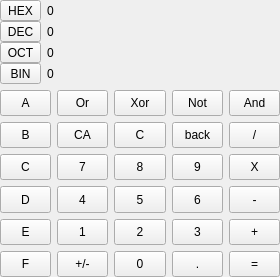
<?xml version="1.0" encoding="UTF-8"?>
<ui version="4.0">
 <class>ProgrammerControlPanel</class>
 <widget class="QWidget" name="ProgrammerControlPanel">
  <property name="geometry">
   <rect>
    <x>0</x>
    <y>0</y>
    <width>280</width>
    <height>277</height>
   </rect>
  </property>
  <property name="windowTitle">
   <string>ProgrammerControlPanel</string>
  </property>
  <layout class="QVBoxLayout" name="verticalLayout_2" stretch="1,3">
   <property name="leftMargin">
    <number>0</number>
   </property>
   <property name="topMargin">
    <number>0</number>
   </property>
   <property name="rightMargin">
    <number>0</number>
   </property>
   <property name="bottomMargin">
    <number>0</number>
   </property>
   <item>
    <layout class="QHBoxLayout" name="radixDisplayLayout">
     <item>
      <layout class="QGridLayout" name="gridLayout">
       <property name="verticalSpacing">
        <number>0</number>
       </property>
       <item row="2" column="0">
        <widget class="QToolButton" name="buttonOct">
         <property name="sizePolicy">
          <sizepolicy hsizetype="Preferred" vsizetype="Fixed">
           <horstretch>0</horstretch>
           <verstretch>0</verstretch>
          </sizepolicy>
         </property>
         <property name="text">
          <string>OCT</string>
         </property>
        </widget>
       </item>
       <item row="0" column="0">
        <widget class="QToolButton" name="buttonHex">
         <property name="sizePolicy">
          <sizepolicy hsizetype="Preferred" vsizetype="Fixed">
           <horstretch>0</horstretch>
           <verstretch>0</verstretch>
          </sizepolicy>
         </property>
         <property name="text">
          <string>HEX</string>
         </property>
        </widget>
       </item>
       <item row="3" column="0">
        <widget class="QToolButton" name="buttonBin">
         <property name="sizePolicy">
          <sizepolicy hsizetype="Preferred" vsizetype="Fixed">
           <horstretch>0</horstretch>
           <verstretch>0</verstretch>
          </sizepolicy>
         </property>
         <property name="text">
          <string>BIN</string>
         </property>
        </widget>
       </item>
       <item row="1" column="0">
        <widget class="QToolButton" name="buttonDec">
         <property name="sizePolicy">
          <sizepolicy hsizetype="Preferred" vsizetype="Fixed">
           <horstretch>0</horstretch>
           <verstretch>0</verstretch>
          </sizepolicy>
         </property>
         <property name="text">
          <string>DEC</string>
         </property>
        </widget>
       </item>
       <item row="0" column="1">
        <widget class="QLabel" name="labelHex">
         <property name="sizePolicy">
          <sizepolicy hsizetype="MinimumExpanding" vsizetype="Preferred">
           <horstretch>0</horstretch>
           <verstretch>0</verstretch>
          </sizepolicy>
         </property>
         <property name="text">
          <string>0</string>
         </property>
        </widget>
       </item>
       <item row="1" column="1">
        <widget class="QLabel" name="labelDec">
         <property name="sizePolicy">
          <sizepolicy hsizetype="MinimumExpanding" vsizetype="Preferred">
           <horstretch>0</horstretch>
           <verstretch>0</verstretch>
          </sizepolicy>
         </property>
         <property name="text">
          <string>0</string>
         </property>
        </widget>
       </item>
       <item row="2" column="1">
        <widget class="QLabel" name="labelOct">
         <property name="sizePolicy">
          <sizepolicy hsizetype="Expanding" vsizetype="Preferred">
           <horstretch>0</horstretch>
           <verstretch>0</verstretch>
          </sizepolicy>
         </property>
         <property name="text">
          <string>0</string>
         </property>
        </widget>
       </item>
       <item row="3" column="1">
        <widget class="QLabel" name="labelBin">
         <property name="sizePolicy">
          <sizepolicy hsizetype="Expanding" vsizetype="Preferred">
           <horstretch>0</horstretch>
           <verstretch>0</verstretch>
          </sizepolicy>
         </property>
         <property name="text">
          <string>0</string>
         </property>
        </widget>
       </item>
      </layout>
     </item>
    </layout>
   </item>
   <item>
    <layout class="QGridLayout" name="mainGridLayout">
     <item row="0" column="4">
      <widget class="QToolButton" name="toolButton_And">
       <property name="sizePolicy">
        <sizepolicy hsizetype="MinimumExpanding" vsizetype="MinimumExpanding">
         <horstretch>0</horstretch>
         <verstretch>0</verstretch>
        </sizepolicy>
       </property>
       <property name="text">
        <string>And</string>
       </property>
      </widget>
     </item>
     <item row="0" column="0">
      <widget class="QToolButton" name="toolButton_A">
       <property name="sizePolicy">
        <sizepolicy hsizetype="MinimumExpanding" vsizetype="MinimumExpanding">
         <horstretch>0</horstretch>
         <verstretch>0</verstretch>
        </sizepolicy>
       </property>
       <property name="text">
        <string>A</string>
       </property>
      </widget>
     </item>
     <item row="0" column="3">
      <widget class="QToolButton" name="toolButton_Not">
       <property name="sizePolicy">
        <sizepolicy hsizetype="MinimumExpanding" vsizetype="MinimumExpanding">
         <horstretch>0</horstretch>
         <verstretch>0</verstretch>
        </sizepolicy>
       </property>
       <property name="text">
        <string>Not</string>
       </property>
      </widget>
     </item>
     <item row="0" column="2">
      <widget class="QToolButton" name="toolButton_Xor">
       <property name="sizePolicy">
        <sizepolicy hsizetype="MinimumExpanding" vsizetype="MinimumExpanding">
         <horstretch>0</horstretch>
         <verstretch>0</verstretch>
        </sizepolicy>
       </property>
       <property name="text">
        <string>Xor</string>
       </property>
      </widget>
     </item>
     <item row="0" column="1">
      <widget class="QToolButton" name="toolButton_Or">
       <property name="sizePolicy">
        <sizepolicy hsizetype="MinimumExpanding" vsizetype="MinimumExpanding">
         <horstretch>0</horstretch>
         <verstretch>0</verstretch>
        </sizepolicy>
       </property>
       <property name="text">
        <string>Or</string>
       </property>
      </widget>
     </item>
     <item row="1" column="3">
      <widget class="QToolButton" name="toolButton_Backspace">
       <property name="sizePolicy">
        <sizepolicy hsizetype="MinimumExpanding" vsizetype="MinimumExpanding">
         <horstretch>0</horstretch>
         <verstretch>0</verstretch>
        </sizepolicy>
       </property>
       <property name="text">
        <string>back</string>
       </property>
      </widget>
     </item>
     <item row="1" column="0">
      <widget class="QToolButton" name="toolButton_B">
       <property name="sizePolicy">
        <sizepolicy hsizetype="MinimumExpanding" vsizetype="MinimumExpanding">
         <horstretch>0</horstretch>
         <verstretch>0</verstretch>
        </sizepolicy>
       </property>
       <property name="text">
        <string>B</string>
       </property>
      </widget>
     </item>
     <item row="1" column="1">
      <widget class="QToolButton" name="toolButton_ClearAll">
       <property name="sizePolicy">
        <sizepolicy hsizetype="MinimumExpanding" vsizetype="MinimumExpanding">
         <horstretch>0</horstretch>
         <verstretch>0</verstretch>
        </sizepolicy>
       </property>
       <property name="text">
        <string>CA</string>
       </property>
      </widget>
     </item>
     <item row="1" column="2">
      <widget class="QToolButton" name="toolButton_Clear">
       <property name="sizePolicy">
        <sizepolicy hsizetype="MinimumExpanding" vsizetype="MinimumExpanding">
         <horstretch>0</horstretch>
         <verstretch>0</verstretch>
        </sizepolicy>
       </property>
       <property name="text">
        <string>C</string>
       </property>
      </widget>
     </item>
     <item row="1" column="4">
      <widget class="QToolButton" name="toolButton_Div">
       <property name="sizePolicy">
        <sizepolicy hsizetype="MinimumExpanding" vsizetype="MinimumExpanding">
         <horstretch>0</horstretch>
         <verstretch>0</verstretch>
        </sizepolicy>
       </property>
       <property name="text">
        <string>/</string>
       </property>
      </widget>
     </item>
     <item row="2" column="0">
      <widget class="QToolButton" name="toolButton_C">
       <property name="sizePolicy">
        <sizepolicy hsizetype="MinimumExpanding" vsizetype="MinimumExpanding">
         <horstretch>0</horstretch>
         <verstretch>0</verstretch>
        </sizepolicy>
       </property>
       <property name="text">
        <string>C</string>
       </property>
      </widget>
     </item>
     <item row="2" column="2">
      <widget class="QToolButton" name="toolButton_8">
       <property name="sizePolicy">
        <sizepolicy hsizetype="MinimumExpanding" vsizetype="MinimumExpanding">
         <horstretch>0</horstretch>
         <verstretch>0</verstretch>
        </sizepolicy>
       </property>
       <property name="text">
        <string>8</string>
       </property>
      </widget>
     </item>
     <item row="2" column="3">
      <widget class="QToolButton" name="toolButton_9">
       <property name="sizePolicy">
        <sizepolicy hsizetype="MinimumExpanding" vsizetype="MinimumExpanding">
         <horstretch>0</horstretch>
         <verstretch>0</verstretch>
        </sizepolicy>
       </property>
       <property name="text">
        <string>9</string>
       </property>
      </widget>
     </item>
     <item row="2" column="4">
      <widget class="QToolButton" name="toolButton_Mul">
       <property name="sizePolicy">
        <sizepolicy hsizetype="MinimumExpanding" vsizetype="MinimumExpanding">
         <horstretch>0</horstretch>
         <verstretch>0</verstretch>
        </sizepolicy>
       </property>
       <property name="text">
        <string>X</string>
       </property>
      </widget>
     </item>
     <item row="3" column="1">
      <widget class="QToolButton" name="toolButton_4">
       <property name="sizePolicy">
        <sizepolicy hsizetype="MinimumExpanding" vsizetype="MinimumExpanding">
         <horstretch>0</horstretch>
         <verstretch>0</verstretch>
        </sizepolicy>
       </property>
       <property name="text">
        <string>4</string>
       </property>
      </widget>
     </item>
     <item row="3" column="0">
      <widget class="QToolButton" name="toolButton_D">
       <property name="sizePolicy">
        <sizepolicy hsizetype="MinimumExpanding" vsizetype="MinimumExpanding">
         <horstretch>0</horstretch>
         <verstretch>0</verstretch>
        </sizepolicy>
       </property>
       <property name="text">
        <string>D</string>
       </property>
      </widget>
     </item>
     <item row="3" column="2">
      <widget class="QToolButton" name="toolButton_5">
       <property name="sizePolicy">
        <sizepolicy hsizetype="MinimumExpanding" vsizetype="MinimumExpanding">
         <horstretch>0</horstretch>
         <verstretch>0</verstretch>
        </sizepolicy>
       </property>
       <property name="text">
        <string>5</string>
       </property>
      </widget>
     </item>
     <item row="3" column="4">
      <widget class="QToolButton" name="toolButton_Minus">
       <property name="sizePolicy">
        <sizepolicy hsizetype="MinimumExpanding" vsizetype="MinimumExpanding">
         <horstretch>0</horstretch>
         <verstretch>0</verstretch>
        </sizepolicy>
       </property>
       <property name="text">
        <string>-</string>
       </property>
      </widget>
     </item>
     <item row="3" column="3">
      <widget class="QToolButton" name="toolButton_6">
       <property name="sizePolicy">
        <sizepolicy hsizetype="MinimumExpanding" vsizetype="MinimumExpanding">
         <horstretch>0</horstretch>
         <verstretch>0</verstretch>
        </sizepolicy>
       </property>
       <property name="text">
        <string>6</string>
       </property>
      </widget>
     </item>
     <item row="4" column="0">
      <widget class="QToolButton" name="toolButton_E">
       <property name="sizePolicy">
        <sizepolicy hsizetype="MinimumExpanding" vsizetype="MinimumExpanding">
         <horstretch>0</horstretch>
         <verstretch>0</verstretch>
        </sizepolicy>
       </property>
       <property name="text">
        <string>E</string>
       </property>
      </widget>
     </item>
     <item row="4" column="1">
      <widget class="QToolButton" name="toolButton_1">
       <property name="sizePolicy">
        <sizepolicy hsizetype="MinimumExpanding" vsizetype="MinimumExpanding">
         <horstretch>0</horstretch>
         <verstretch>0</verstretch>
        </sizepolicy>
       </property>
       <property name="text">
        <string>1</string>
       </property>
      </widget>
     </item>
     <item row="4" column="4">
      <widget class="QToolButton" name="toolButton_Plus">
       <property name="sizePolicy">
        <sizepolicy hsizetype="MinimumExpanding" vsizetype="MinimumExpanding">
         <horstretch>0</horstretch>
         <verstretch>0</verstretch>
        </sizepolicy>
       </property>
       <property name="text">
        <string>+</string>
       </property>
      </widget>
     </item>
     <item row="4" column="2">
      <widget class="QToolButton" name="toolButton_2">
       <property name="sizePolicy">
        <sizepolicy hsizetype="MinimumExpanding" vsizetype="MinimumExpanding">
         <horstretch>0</horstretch>
         <verstretch>0</verstretch>
        </sizepolicy>
       </property>
       <property name="text">
        <string>2</string>
       </property>
      </widget>
     </item>
     <item row="4" column="3">
      <widget class="QToolButton" name="toolButton_3">
       <property name="sizePolicy">
        <sizepolicy hsizetype="MinimumExpanding" vsizetype="MinimumExpanding">
         <horstretch>0</horstretch>
         <verstretch>0</verstretch>
        </sizepolicy>
       </property>
       <property name="text">
        <string>3</string>
       </property>
      </widget>
     </item>
     <item row="5" column="0">
      <widget class="QToolButton" name="toolButton_F">
       <property name="sizePolicy">
        <sizepolicy hsizetype="MinimumExpanding" vsizetype="MinimumExpanding">
         <horstretch>0</horstretch>
         <verstretch>0</verstretch>
        </sizepolicy>
       </property>
       <property name="text">
        <string>F</string>
       </property>
      </widget>
     </item>
     <item row="5" column="2">
      <widget class="QToolButton" name="toolButton_0">
       <property name="sizePolicy">
        <sizepolicy hsizetype="MinimumExpanding" vsizetype="MinimumExpanding">
         <horstretch>0</horstretch>
         <verstretch>0</verstretch>
        </sizepolicy>
       </property>
       <property name="text">
        <string>0</string>
       </property>
      </widget>
     </item>
     <item row="5" column="1">
      <widget class="QToolButton" name="toolButton_Sign">
       <property name="sizePolicy">
        <sizepolicy hsizetype="MinimumExpanding" vsizetype="MinimumExpanding">
         <horstretch>0</horstretch>
         <verstretch>0</verstretch>
        </sizepolicy>
       </property>
       <property name="text">
        <string>+/-</string>
       </property>
      </widget>
     </item>
     <item row="5" column="3">
      <widget class="QToolButton" name="toolButton_Dot">
       <property name="sizePolicy">
        <sizepolicy hsizetype="MinimumExpanding" vsizetype="MinimumExpanding">
         <horstretch>0</horstretch>
         <verstretch>0</verstretch>
        </sizepolicy>
       </property>
       <property name="text">
        <string>.</string>
       </property>
      </widget>
     </item>
     <item row="5" column="4">
      <widget class="QToolButton" name="toolButton_Enter">
       <property name="sizePolicy">
        <sizepolicy hsizetype="MinimumExpanding" vsizetype="MinimumExpanding">
         <horstretch>0</horstretch>
         <verstretch>0</verstretch>
        </sizepolicy>
       </property>
       <property name="text">
        <string>=</string>
       </property>
      </widget>
     </item>
     <item row="2" column="1">
      <widget class="QToolButton" name="toolButton_7">
       <property name="sizePolicy">
        <sizepolicy hsizetype="MinimumExpanding" vsizetype="MinimumExpanding">
         <horstretch>0</horstretch>
         <verstretch>0</verstretch>
        </sizepolicy>
       </property>
       <property name="text">
        <string>7</string>
       </property>
      </widget>
     </item>
    </layout>
   </item>
  </layout>
 </widget>
 <layoutdefault spacing="6" margin="11"/>
 <resources/>
 <connections/>
</ui>
